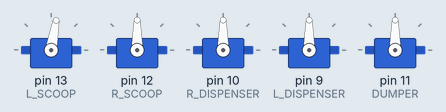
Simulated run of this sketch. Board: Arduino Uno, built with avr-gcc and run on an emulated ATmega328P. On the bench: 5 × servo.

Above: at 0.05 s.
At 1.3 s:
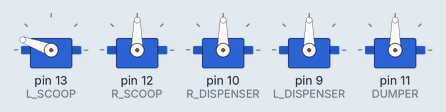
At 1.95 s:
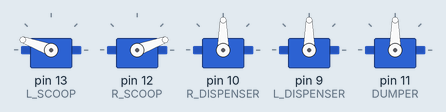
At 2.6 s:
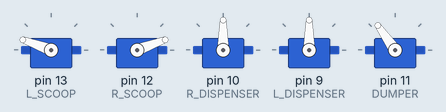
At 3.9 s:
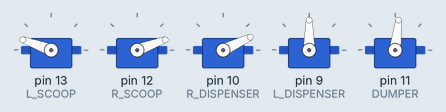
At 5.2 s:
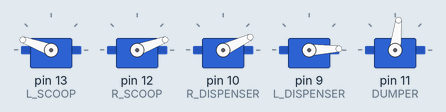
Timing chart, 0 to 6.8 s (numbered marks = the images above):
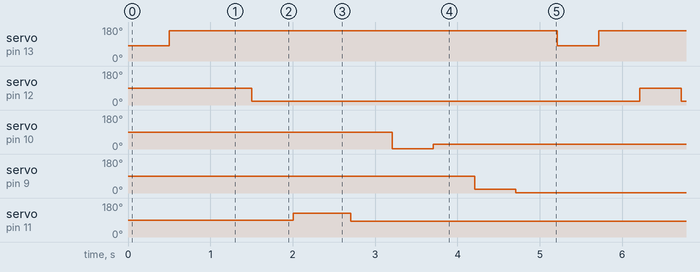

Measured:
- by itself, servo on pin 13 (L_SCOOP): alternates 160° for 4.7 s and 80° for 0.50 s, 13 changes in all, then stays 160°
- by itself, servo on pin 12 (R_SCOOP): alternates 90° for 0.50 s and 20° for 4.7 s
- by itself, servo on pin 10 (R_DISPENSER): alternates 25° for 4.7 s and 1° for 0.50 s, 12 changes in all, then stays 25°
- by itself, servo on pin 9 (L_DISPENSER): alternates 20° for 0.50 s and 2° for 4.7 s, 12 changes in all, then stays 2°
- by itself, servo on pin 11 (DUMPER): alternates 125° for 0.70 s and 83° for 4.5 s, 12 changes in all, then stays 83°

The sketch:

ServosTest.ino
```cpp
#include <Servo.h>

// Pins
const int L_SCOOP = 13;
const int R_SCOOP = 12;
const int DUMPER = 11;
const int R_DISPENSER = 10;
const int L_DISPENSER = 9;

// Scoop Angles
const int L_SCOOP_UP   = 160;
const int L_SCOOP_DOWN = 80;
const int R_SCOOP_UP   = 20;
const int R_SCOOP_DOWN = 90;

// Dumper Angles
const int DUMP_DOWN = 83;
const int DUMP_UP   = 125;

// Dispenser Angles
const int R_DISPENSER_OUT = 1;
const int R_DISPENSER_IN = 25;
const int L_DISPENSER_OUT = 20;
const int L_DISPENSER_IN = 2;

// Servos
Servo leftScoop, rightScoop, rightDispenser, leftDispenser, dumper;

bool leftCollect(){
  static int startTime = -1;
  if(startTime == -1){
    startTime = millis();
    leftScoop.write(L_SCOOP_DOWN);
  }
  else if(millis() - startTime > 500){
    leftScoop.write(L_SCOOP_UP);
    startTime = -1;
    return true;
  }
  return false;
}

bool rightCollect(){
  static int startTime = -1;
  if(startTime == -1){
    startTime = millis();
    rightScoop.write(R_SCOOP_DOWN);
  }
  else if(millis() - startTime > 500){
    rightScoop.write(R_SCOOP_UP);
    startTime = -1;
    return true;
  }
  return false;
}

bool dump() {
  static int startTime = -1;
  if(startTime == -1){
    startTime = millis();
    dumper.write(DUMP_UP);
  }
  else if(millis() - startTime > 700){
    dumper.write(DUMP_DOWN);
    startTime = -1;
    return true;
  }
  return false;
}

bool rightDispense(){
  static int startTime = -1;
  if(startTime == -1){
    startTime = millis();
    rightDispenser.write(R_DISPENSER_OUT);
  }
  else if(millis() - startTime > 500){
    rightDispenser.write(R_DISPENSER_IN);
    startTime = -1;
    return true;
  }
  return false;
}

bool leftDispense(){
  static int startTime = -1;
  if(startTime == -1){
    startTime = millis();
    leftDispenser.write(L_DISPENSER_OUT);
  }
  else if(millis() - startTime > 500){
    leftDispenser.write(L_DISPENSER_IN);
    startTime = -1;
    return true;
  }
  return false;
}

bool delay(int amount) {
  static int startTime = -1;
  if (startTime == -1) {
    startTime = millis();
  }
  else if (millis() - startTime > amount) {
    startTime = -1;
    return true;
  }
  return false;
}

void setup() {
  // Attach servos
  leftScoop.attach(L_SCOOP);
  rightScoop.attach(R_SCOOP);
  rightDispenser.attach(R_DISPENSER);
  leftDispenser.attach(L_DISPENSER);
  dumper.attach(DUMPER);
}

void loop() {
  static int state = 0;
  switch (state) {
    case 0: if (leftCollect()) state++;
    break;
    case 1: if (delay(500)) state++;
    break;
    case 2: if (rightCollect()) state++;
    break;
    case 3: if (delay(500)) state++;
    break;
    case 4: if (dump()) state++;
    break;
    case 5: if (delay(500)) state++;
    break;
    case 6: if (rightDispense()) state++;
    break;
    case 7: if (delay(500)) state++;
    break;
    case 8: if (leftDispense()) state++;
    break;
    case 9: if (delay(500)) state = 0;
    break;
  }
}
```
